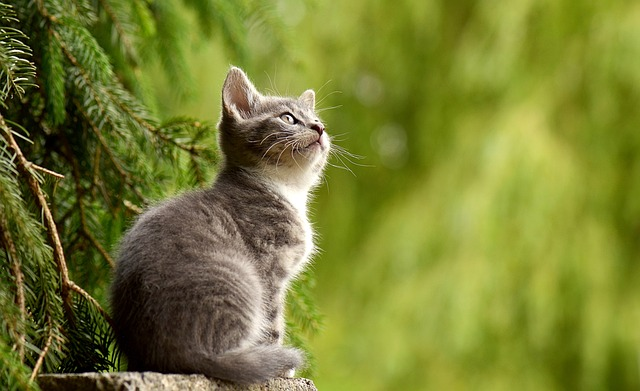
#> input picture opencv_img/img_cat.jpg, 640 x 391 px
$ jupyter execute '06. 크기조정.ipynb'
#> lines starting #> are read from the running program, lines starting #| are printed output that depends on the picture
# 6. 크기 조정

### 이미지

고정 크기로 설정

[cell 1]
import cv2
img = cv2.imread('opencv_img/img_cat.jpg')
#> img is the input picture: shape (391, 640, 3); mean B, G, R 49.8, 125.8, 119.1
dst = cv2.resize(img, (400, 500)) # width, height
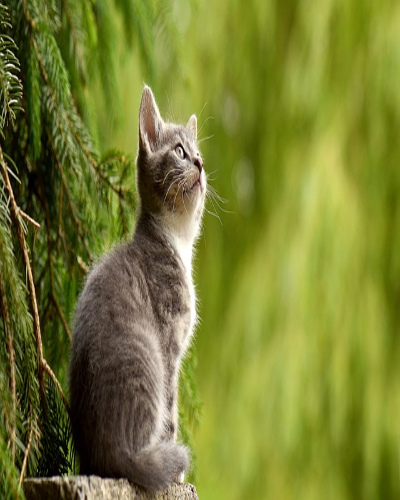
#> dst: shape (500, 400, 3); mean B, G, R 49.7, 125.7, 118.9

cv2.imshow('img', img)
cv2.imshow('resize', dst)
cv2.waitKey(0)
cv2.destroyAllWindows()

[cell 2]
img = cv2.imread('opencv_img/img_cat.jpg')
dst = cv2.resize(img, None, fx=0.5, fy=2) # 비율로 변경
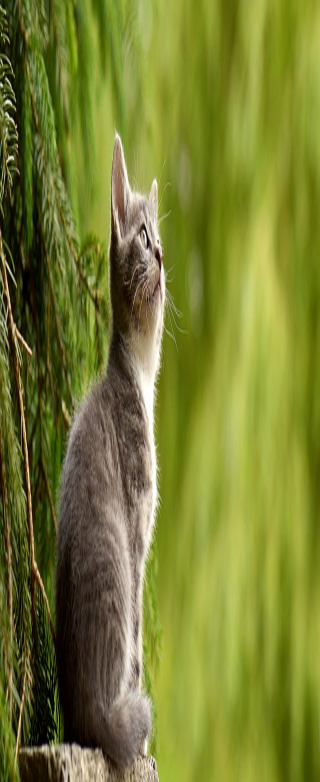
#> dst: shape (782, 320, 3); mean B, G, R 49.8, 125.8, 119

cv2.imshow('img', img)
cv2.imshow('resize', dst)
cv2.waitKey(0)
cv2.destroyAllWindows()

### 보간법
1. cv2.INTER_AREA : 크기를 줄일 때
1. cv2.INTER_CUBIC : 크기를 늘릴 때(속도 느림, 퀄 좋음)
1. cv2.INTER_LINEAR : 크기를 늘릴 때(기본값)

[cell 3]
img = cv2.imread('opencv_img/img_cat.jpg')
bogan = cv2.INTER_AREA
bogan = cv2.INTER_CUBIC
dst = cv2.resize(img, None, fx=1.5, fy=1.5,
                 interpolation=bogan) # 비율로 변경
#> dst: shape (586, 960, 3)

cv2.imshow('img', img)
cv2.imshow('resize', dst)
cv2.waitKey(0)
cv2.destroyAllWindows()

동영상

[cell 4]
cap = cv2.VideoCapture('opencv_img/video_cat.mp4')

while cap.isOpened():
    ret, frame = cap.read()
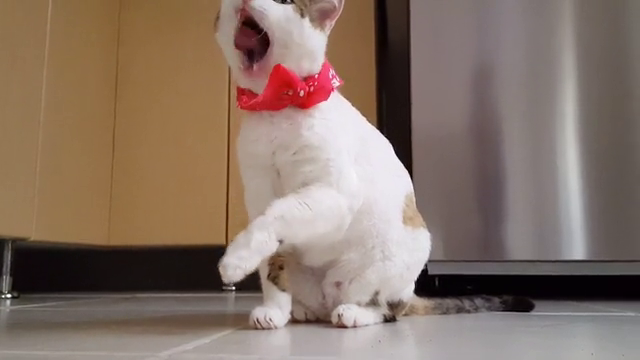
#> input picture frame 70 of opencv_img/video_cat.mp4, 640 x 360 px
#> frame is the input picture: shape (360, 640, 3); mean B, G, R 104.1, 116, 135.2
    if not ret: break
    # frame_resized = cv2.resize(frame, (400, 500))
    frame_resized = cv2.resize(frame, None, fx=1.5, fy=1.5,
                               interpolation=cv2.INTER_CUBIC)
    cv2.imshow('video', frame_resized)
    if cv2.waitKey(1)==ord('q'):break
#> (key q is pressed here)
cap.release()
cv2.destroyAllWindows()
